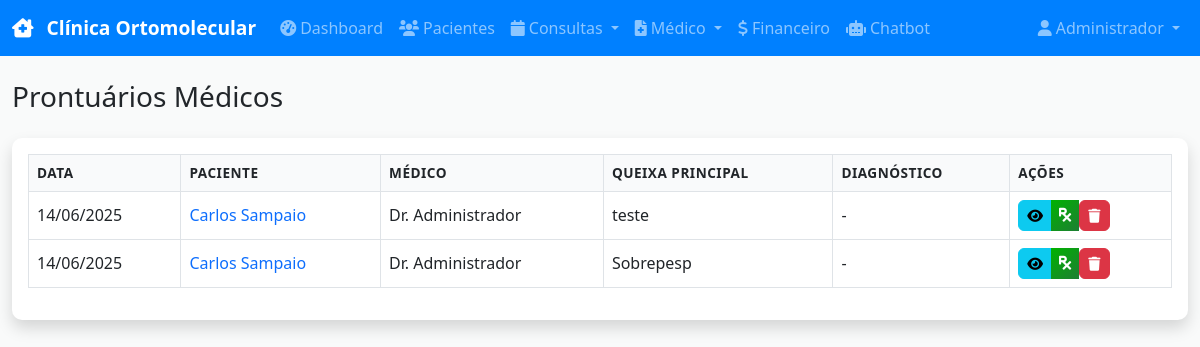
Screenshot of /medical-records (signed in) with the database file from the repository.
### models.py (models this page shows)
class User(UserMixin, db.Model):
    id = db.Column(db.Integer, primary_key=True)
    username = db.Column(db.String(80), unique=True, nullable=False)
    email = db.Column(db.String(120), unique=True, nullable=False)
    password_hash = db.Column(db.String(256), nullable=False)
    name = db.Column(db.String(100), nullable=False)
    role = db.Column(db.String(20), nullable=False, default='receptionist')  # admin, doctor, receptionist, financial
    crm = db.Column(db.String(20))  # For doctors
    specialty = db.Column(db.String(100))  # For doctors
    created_at = db.Column(db.DateTime, default=datetime.utcnow)
    is_active = db.Column(db.Boolean, default=True)

class MedicalRecord(db.Model):
    id = db.Column(db.Integer, primary_key=True)
    patient_id = db.Column(db.Integer, db.ForeignKey('patient.id'), nullable=False)
    doctor_id = db.Column(db.Integer, db.ForeignKey('user.id'), nullable=False)
    appointment_id = db.Column(db.Integer, db.ForeignKey('appointment.id'))
    date = db.Column(db.DateTime, default=datetime.utcnow)
    chief_complaint = db.Column(Text)  # Queixa principal
    anamnesis = db.Column(Text)  # Anamnese
    symptoms = db.Column(Text)  # Sintomas
    physical_exam = db.Column(Text)  # Exame físico
    diagnosis = db.Column(Text)  # Diagnóstico
    treatment_plan = db.Column(Text)  # Conduta médica
    observations = db.Column(Text)
    doctor = db.relationship('User', backref='medical_records')
    appointment = db.relationship('Appointment', backref='medical_record')

class Patient(db.Model):
    id = db.Column(db.Integer, primary_key=True)
    name = db.Column(db.String(100), nullable=False)
    cpf = db.Column(db.String(14), unique=True, nullable=False)
    birth_date = db.Column(db.Date, nullable=False)
    phone = db.Column(db.String(20), nullable=False)
    email = db.Column(db.String(120))
    address = db.Column(db.String(200))
    medical_history = db.Column(Text)
    allergies = db.Column(Text)
    current_medications = db.Column(Text)
    emergency_contact = db.Column(db.String(100))
    emergency_phone = db.Column(db.String(20))
    created_at = db.Column(db.DateTime, default=datetime.utcnow)
    appointments = db.relationship('Appointment', backref='patient', lazy=True)
    medical_records = db.relationship('MedicalRecord', backref='patient', lazy=True)
    prescriptions = db.relationship('Prescription', backref='patient', lazy=True)
    payments = db.relationship('Payment', backref='patient', lazy=True)

### routes.py (the view)
@app.route('/medical-records')
@login_required
def medical_records_list():
    if current_user.role == 'doctor':
        records = MedicalRecord.query.filter_by(doctor_id=current_user.id).order_by(MedicalRecord.date.desc()).all()
    else:
        records = MedicalRecord.query.order_by(MedicalRecord.date.desc()).all()
    return render_template('medical_records/list.html', records=records)

### app.py (called while the page is built)
@login_manager.user_loader
def load_user(user_id):
    from models import User
    return User.query.get(int(user_id))

### templates/medical_records/list.html (shortened to what this page needs)
{% extends "base.html" %}
{% block content %}
<div class="container-fluid">
    <div class="row">
        <div class="col-12">
            <div class="d-sm-flex align-items-center justify-content-between mb-4">
                <h1 class="h3 mb-0 text-gray-800">Prontuários Médicos</h1>
            </div>
        </div>
    </div>
    <div class="row">
        <div class="col-12">
            <div class="card shadow mb-4">
                <div class="card-body">
                    {% if records %}
                    <div class="table-responsive">
                        <table class="table table-bordered" width="100%" cellspacing="0">
                            <thead>
                                <tr>
                                    <th>Data</th>
                                    <th>Paciente</th>
                                    <th>Médico</th>
                                    <th>Queixa Principal</th>
                                    <th>Diagnóstico</th>
                                    <th>Ações</th>
                                </tr>
                            </thead>
                            <tbody>
                                {% for record in records %}
                                <tr>
                                    <td>{{ record.date.strftime('%d/%m/%Y') }}</td>
                                    <td>
                                        <a href="{{ url_for('patient_view', id=record.patient.id) }}" class="text-decoration-none">
                                            {{ record.patient.name }}
                                        </a>
                                    </td>
                                    <td>Dr. {{ record.doctor.name }}</td>
                                    <td>{{ (record.chief_complaint[:50] + '...') if record.chief_complaint and record.chief_complaint|length > 50 else (record.chief_complaint or '-') }}</td>
                                    <td>{{ (record.diagnosis[:50] + '...') if record.diagnosis and record.diagnosis|length > 50 else (record.diagnosis or '-') }}</td>
                                    <td>
                                        <div class="btn-group" role="group">
                                            <a href="{{ url_for('medical_record_view', id=record.id) }}" class="btn btn-info btn-sm" title="Ver Prontuário">
                                                <i class="fas fa-eye"></i>
                                            </a>
                                            <a href="{{ url_for('prescription_new', patient_id=record.patient.id) }}" class="btn btn-success btn-sm" title="Nova Prescrição">
                                                <i class="fas fa-prescription"></i>
                                            </a>
                                            <form method="POST" action="{{ url_for('medical_record_delete', id=record.id) }}" style="display:inline;" onsubmit="return confirm('Tem certeza que deseja deletar este prontuário?');">
                                                <button type="submit" class="btn btn-danger btn-sm" title="Excluir Prontuário">
                                                    <i class="fas fa-trash"></i>
                                                </button>
                                            </form>
                                        </div>
                                    </td>
                                </tr>
                                {% endfor %}
                            </tbody>
                        </table>
                    </div>
                    {% endif %}
                </div>
            </div>
        </div>
    </div>
</div>
{% endblock %}

### templates/base.html (shortened to what this page needs)
<!DOCTYPE html>
<html lang="pt-BR">
<head>
    <link href="https://cdn.jsdelivr.net/npm/bootstrap@5.3.0/dist/css/bootstrap.min.css" rel="stylesheet">
    <link href="https://cdnjs.cloudflare.com/ajax/libs/font-awesome/6.0.0/css/all.min.css" rel="stylesheet">
    <link href="https://cdn.jsdelivr.net/npm/fullcalendar@6.1.8/index.global.min.css" rel="stylesheet">
    <link href="{{ url_for('static', filename='css/style.css') }}" rel="stylesheet">
</head>
<body>
    {% if current_user.is_authenticated %}
    <nav class="navbar navbar-expand-lg navbar-dark bg-primary fixed-top">
        <div class="container-fluid">
            <a class="navbar-brand" href="{{ url_for('dashboard') }}">
                <i class="fas fa-clinic-medical me-2"></i>
                Clínica Ortomolecular
            </a>
            <div class="collapse navbar-collapse" id="navbarNav">
                <ul class="navbar-nav me-auto">
                    <li class="nav-item">
                        <a class="nav-link" href="{{ url_for('dashboard') }}">
                            <i class="fas fa-tachometer-alt me-1"></i>Dashboard
                        </a>
                    </li>
                    <li class="nav-item">
                        <a class="nav-link" href="{{ url_for('patients_list') }}">
                            <i class="fas fa-users me-1"></i>Pacientes
                        </a>
                    </li>
                    <li class="nav-item dropdown">
                        <a class="nav-link dropdown-toggle" href="#" role="button" data-bs-toggle="dropdown">
                            <i class="fas fa-calendar me-1"></i>Consultas
                        </a>
                    </li>
                    {% if current_user.role in ['doctor', 'admin'] %}
                    <li class="nav-item dropdown">
                        <a class="nav-link dropdown-toggle" href="#" role="button" data-bs-toggle="dropdown">
                            <i class="fas fa-file-medical me-1"></i>Médico
                        </a>
                    </li>
                    {% endif %}
                    {% if current_user.role in ['financial', 'admin', 'receptionist'] %}
                    <li class="nav-item">
                        <a class="nav-link" href="{{ url_for('financial_dashboard') }}">
                            <i class="fas fa-dollar-sign me-1"></i>Financeiro
                        </a>
                    </li>
                    {% endif %}
                    <li class="nav-item">
                        <a class="nav-link" href="{{ url_for('chatbot') }}">
                            <i class="fas fa-robot me-1"></i>Chatbot
                        </a>
                    </li>
                </ul>
                <ul class="navbar-nav">
                    <li class="nav-item dropdown">
                        <a class="nav-link dropdown-toggle" href="#" role="button" data-bs-toggle="dropdown">
                            <i class="fas fa-user me-1"></i>{{ current_user.name }}
                        </a>
                    </li>
                </ul>
            </div>
        </div>
    </nav>
    {% endif %}
    <main class="{% if current_user.is_authenticated %}main-content{% endif %}">
        {% block content %}{% endblock %}
    </main>
</body>
</html>

### static/css/style.css (style rules this page uses)
:root { --primary: 210 100% 50%; --primary-dark: 210 100% 35%; --success: 120 100% 35%; --info: 190 100% 50%; --warning: 45 100% 50%; --danger: 0 100% 50%; --light: 210 11% 98%; --dark: 210 11% 21%; --gray-100: 210 17% 98%; --gray-200: 210 14% 89%; --gray-300: 210 11% 71%; --gray-400: 210 9% 53%; --gray-500: 210 7% 46%; --gray-600: 210 9% 31%; --gray-700: 210 10% 23%; --gray-800: 210 11% 15%; --gray-900: 210 11% 7%; }
body { font-family: 'Segoe UI', Tahoma, Geneva, Verdana, sans-serif; background-color: hsl(var(--light)); color: hsl(var(--gray-800)); }
.main-content { padding-top: 80px; min-height: 100vh; background-color: hsl(var(--light)); }
.card { border: none; border-radius: 10px; box-shadow: 0 0.15rem 1.75rem 0 rgba(58, 59, 69, 0.15); }
.navbar-brand { font-weight: 600; font-size: 1.2rem; }
.nav-link { font-weight: 500; transition: all 0.2s ease; }
.btn { border-radius: 6px; font-weight: 500; transition: all 0.2s ease; }
.btn-success { background: linear-gradient(135deg, hsl(var(--success)) 0%, #1e7e34 100%); border: none; }
.table { background-color: white; }
.table th { background-color: hsl(var(--gray-100)); border-color: hsl(var(--gray-200)); font-weight: 600; text-transform: uppercase; font-size: 0.85rem; letter-spacing: 0.5px; }
.table td { border-color: hsl(var(--gray-200)); vertical-align: middle; }
.table-bordered { border: 1px solid hsl(var(--gray-200)); }
.text-gray-800 { color: hsl(var(--gray-800)) !important; }
.bg-primary { background-color: hsl(var(--primary)) !important; }

### rows the page displays
User: name "Administrador"
MedicalRecord: date "14/06/2025", patient.name "Carlos Sampaio", doctor.name "Administrador", chief_complaint "teste", diagnosis "-"
MedicalRecord: date "14/06/2025", patient.name "Carlos Sampaio", doctor.name "Administrador", chief_complaint "Sobrepesp", diagnosis "-"
